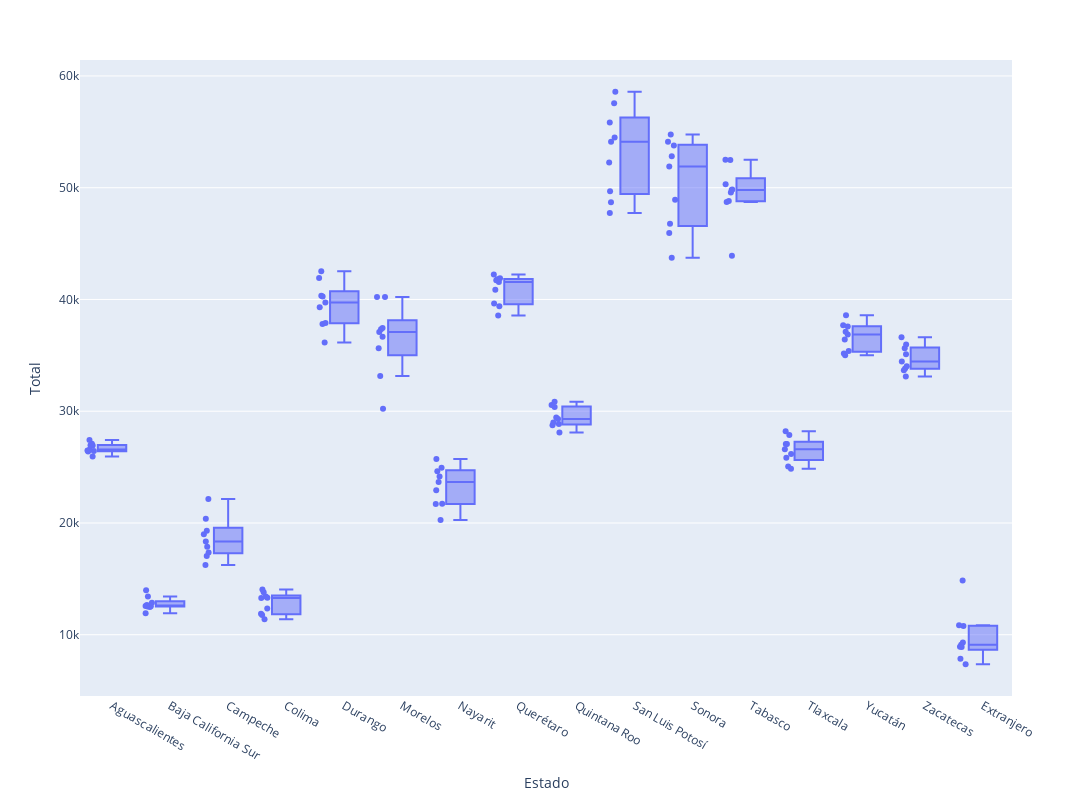

The notebook cell this image was saved under:
### Code cell
fig = px.box(df_1, x="Estado", y="Total", points="all", width=1200, height=800)
fig.show()

### Figure 1 — Plotly figure (JSON) as saved in the notebook; plotly's stock layout.template omitted (floating-point values rounded to 4 significant figures; data arrays with more than 128 entries replaced by an {"elided": "..."} marker saying what was removed)
{"data": [{"alignmentgroup": "True", "boxpoints": "all", "hovertemplate": "Estado=%{x}<br>Total=%{y}<extra></extra>", "legendgroup": "", "marker": {"color": "#636efa"}, "name": "", "notched": false, "offsetgroup": "", "orientation": "v", "showlegend": false, "x": {"elided": "144 str values"}, "x0": " ", "xaxis": "x", "y": {"elided": "144 int values"}, "y0": " ", "yaxis": "y", "type": "box"}], "layout": {"xaxis": {"anchor": "y", "domain": [0.0, 1.0], "title": {"text": "Estado"}}, "yaxis": {"anchor": "x", "domain": [0.0, 1.0], "title": {"text": "Total"}}, "legend": {"tracegroupgap": 0}, "margin": {"t": 60}, "boxmode": "group", "height": 800, "width": 1200}}
